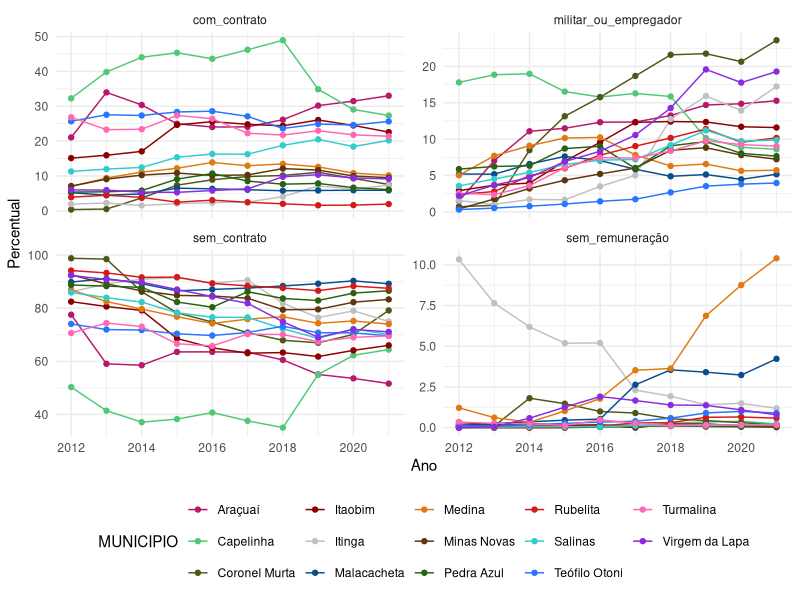
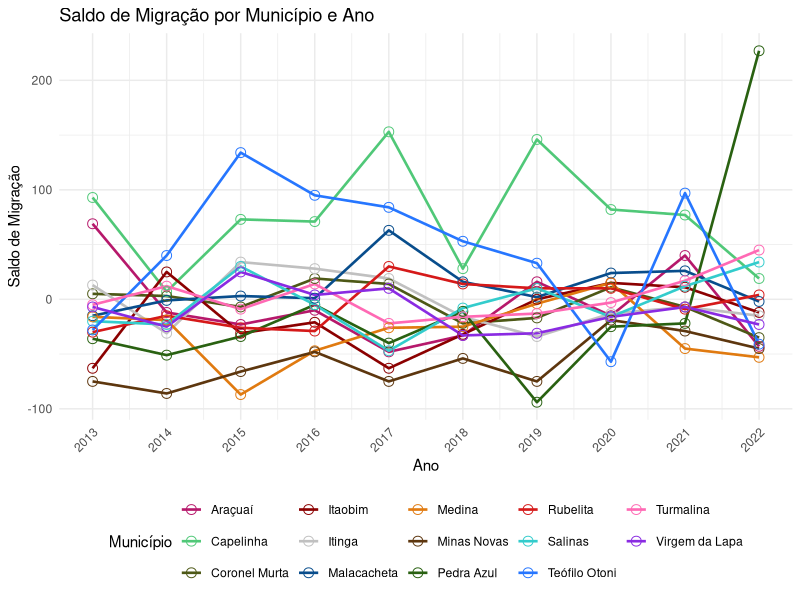
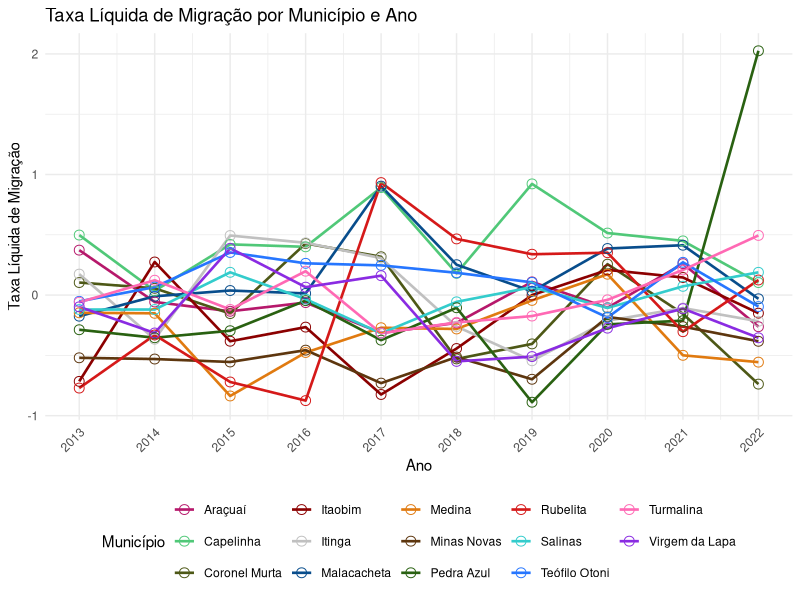

Write the R code that produced these figures, in order.
## ---- chunk 1
knitr::opts_chunk$set(echo = FALSE)
Sys.setlocale("LC_ALL", "en_US.UTF-8")

## ---- chunk 2
# Criar os vetores com os dados
cidades <- c("Araçuaí", "Capelinha", "Coronel Murta", "Itaobim", "Itinga", "Malacacheta", "Medina", "Minas Novas", "Pedra Azul", "Rubelita", "Salinas", "Teófilo Otoni", "Turmalina", "Virgem da Lapa")
censo_2022 <- c(34297, 39626, 8200, 19151, 13745, 17516, 20156, 24405, 24410, 5679, 40178, 137418, 20000, 11804)
percent_pop <- c(68.1, 66.6, 82.3, 61.7, 73.1, 52.7, 67.9, 67.7, 68.9, 78.4, 64.7, 46.9, 63.1, 79.1)
ibge <- c(3103405, 3112307, 3119500, 3133303, 3134004, 3139201, 3141405, 3141801, 3148707, 3156502, 3157005, 3168606, NA, 3171600)

# Criar o dataframe
df <- data.frame(CENSO_2022 = censo_2022, `%_POP_Cad_x_municipio_Censo_2022` = percent_pop, Município = cidades, IBGE = ibge)

# Exibir o dataframe
print(df)

## ---- chunk 3
# Importando os dados
df_analfabetismo <- data.frame(
  IBGE = c(3103405, 3112307, 3119500, 3133303, 3134004, 3139201, 3141405, 3141801, 3148707, 3156502, 3157005, 3168606, 3169703, 3171600),
  MUNICIPIO = c("Araçuaí", "Capelinha", "Coronel Murta", "Itaobim", "Itinga", "Malacacheta", "Medina", "Minas Novas", "Pedra Azul", "Rubelita", "Salinas", "Teófilo Otoni", "Turmalina", "Virgem da Lapa"),
  `2012` = c(5.57, 12.14, 9.61, 11.81, 10.73, 15.83, 9.56, 18.66, 13.14, 15.16, 7.10, 10.84, 5.70, 9.30),
  `2013` = c(5.44, 11.64, 10.10, 11.79, 10.33, 15.85, 9.11, 19.47, 12.69, 14.50, 7.15, 10.48, 5.19, 8.60),
  `2014` = c(14.44, 20.74, 17.91, 20.77, 19.22, 22.02, 15.93, 27.10, 20.25, 21.30, 15.48, 16.13, 10.97, 15.88),
  `2015` = c(4.93, 10.89, 10.35, 10.93, 9.46, 16.18, 7.76, 19.03, 11.71, 11.87, 6.92, 8.57, 3.62, 8.10),
  `2016` = c(4.70, 10.35, 9.58, 10.35, 8.79, 15.79, 7.17, 20.17, 11.38, 10.54, 6.92, 7.96, 3.03, 7.39),
  `2017` = c(4.53, 10.42, 9.53, 10.12, 8.22, 15.91, 6.76, 19.62, 11.51, 10.84, 7.72, 7.99, 3.34, 6.88),
  `2018` = c(4.48, 10.35, 9.77, 10.56, 8.44, 16.09, 6.90, 17.31, 11.95, 10.33, 7.80, 8.47, 4.09, 6.38),
  `2019` = c(4.83, 9.99, 9.55, 10.65, 8.81, 16.20, 7.36, 16.13, 12.37, 10.04, 7.32, 8.71, 4.78, 5.93),
  `2020` = c(5.49, 9.33, 8.94, 10.87, 9.16, 15.50, 7.52, 15.33, 12.66, 10.10, 6.92, 8.70, 5.56, 5.97),
  `2021` = c(5.72, 8.52, 8.54, 10.78, 9.76, 14.77, 7.67, 13.08, 13.09, 10.17, 6.36, 8.06, 5.61, 5.66),
  `2022` = c(5.98, 7.88, 8.29, 11.29, 10.16, 14.37, 7.71, 11.03, 12.85, 11.24, 5.64, 7.18, 5.33, 6.13)
)



## ---- chunk 4
# Criando o dataframe
tx_escolaricao <- data.frame(
  IBGE = c(3103405, 3112307, 3119500, 3133303, 3134004, 3139201, 3141405, 3141801, 3148707, 3156502, 3157005, 3168606, 3169703, 3171600),
  MUNICIPIO = c("Araçuaí", "Capelinha", "Coronel Murta", "Itaobim", "Itinga", "Malacacheta", "Medina", "Minas Novas", "Pedra Azul", "Rubelita", "Salinas", "Teófilo Otoni", "Turmalina", "Virgem da Lapa"),
  `2012` = c(19.82, 15.42, 20.63, 15.29, 14.75, 11.53, 14.87, 9.54, 21.60, 13.85, 16.20, 16.77, 16.37, 24.64),
  `2013` = c(21.24, 17.51, 25.44, 16.79, 15.97, 14.98, 17.13, 10.32, 22.37, 16.15, 18.99, 18.68, 19.32, 25.64),
  `2014` = c(23.51, 19.84, 27.61, 18.52, 17.54, 16.80, 18.60, 12.20, 23.14, 18.33, 21.22, 20.48, 22.90, 28.24),
  `2015` = c(26.35, 22.24, 30.85, 22.94, 20.59, 20.48, 21.88, 13.65, 25.90, 22.19, 23.97, 25.45, 28.28, 30.02),
  `2016` = c(28.46, 24.22, 35.04, 24.01, 23.08, 21.90, 23.31, 14.30, 28.37, 25.38, 25.84, 27.54, 31.32, 32.70),
  `2017` = c(29.98, 24.53, 37.87, 25.66, 26.53, 21.57, 23.92, 19.06, 30.74, 26.76, 28.72, 28.10, 33.66, 36.72),
  `2018` = c(32.46, 26.39, 38.89, 27.46, 29.14, 23.70, 27.31, 25.05, 34.04, 29.91, 31.51, 30.04, 36.21, 38.37),
  `2019` = c(34.58, 29.09, 39.93, 28.38, 29.05, 24.87, 28.43, 26.75, 35.70, 34.43, 33.85, 34.45, 39.45, 39.11),
  `2020` = c(35.19, 30.40, 39.45, 29.43, 28.15, 24.17, 28.71, 27.18, 34.81, 35.33, 34.53, 34.73, 39.38, 38.32),
  `2021` = c(36.02, 32.51, 39.26, 30.87, 29.80, 25.37, 30.40, 29.44, 36.74, 35.84, 37.32, 38.10, 39.87, 40.23),
  `2022` = c(37.26, 35.65, 41.05, 34.32, 30.97, 26.23, 32.54, 32.58, 39.26, 36.02, 39.42, 41.30, 42.14, 40.53)
)

## ---- chunk 5
# Carregando o pacote ggplot2
library(tidyverse)
library(readxl)
pop_idade_ativa <- read_excel("pop_idade_ativa.xlsx")

pop_idade_ativa_long <- pop_idade_ativa %>%
  gather(key = "Tipo_Trabalho", value = "Percentual", sem_contrato, com_contrato, militar_ou_empregador, sem_remuneração)

# Configuração de cores personalizadas
custom_colors <- c("#b6186b", "#50c878", "#4d5816", "#8b0000", "#c0c0c0", 
                   "#084d8c", "#e07a10", "#5d360e", "#296111", "#d51919", 
                   "#33cccc", "#2676ff", "#FF69B4", "#8A2BE2")

# Criando o painel de gráficos
ggplot(pop_idade_ativa_long, aes(x = ano, y = Percentual, group = MUNICIPIO, colour = MUNICIPIO)) +
  scale_color_manual(values = custom_colors)+
  geom_point(size = 1, shape = 21) +
  geom_line() +
  geom_point() +
  theme_minimal() +
  labs(y = "Percentual", x = "Ano") +
  facet_wrap(~Tipo_Trabalho, scales = "free_y") +
  theme(legend.position = "bottom")

## ---- chunk 6
# Carregando os pacotes necessários
library(ggplot2)
library(dplyr)
library(readxl)
saldo_migratorio <- read_excel("saldo_migratorio.xlsx", 
    sheet = "Planilha2")

# Configuração de cores personalizadas para positivo e negativo
custom_colors_pos_neg <- c("positivo" = "#538017", "negativo" = "#802f17")

# Adicionando uma nova coluna para indicar se o saldo migratório é positivo ou negativo
saldo_migratorio <- saldo_migratorio %>%
  mutate(SaldoTipo = ifelse(SM >= 0, "positivo", "negativo"))

## ---- chunk 7
# Carregando os pacotes necessários
library(ggplot2)

# Configuração de cores personalizadas
custom_colors <- c("#b6186b", "#50c878", "#4d5816", "#8b0000", "#c0c0c0", 
                   "#084d8c", "#e07a10", "#5d360e", "#296111", "#d51919", 
                   "#33cccc", "#2676ff", "#FF69B4", "#8A2BE2")

# Definindo os anos manualmente para o eixo x
anos <- c(2012, 2013, 2014, 2015, 2016, 2017, 2018, 2019, 2020, 2021, 2022)

# Criando o gráfico de linhas para a taxa líquida de migração com melhor distinção
 ggplot(saldo_migratorio, aes(x = ano, y = SM, group = Município, colour = Município)) +
  geom_line(size = 0.9) +  # Aumentando a espessura das linhas
  geom_point(size = 3, shape = 21) +  # Adicionando marcadores com bordas
  scale_color_manual(values = custom_colors) +  # Utilizando cores personalizadas
  scale_x_continuous(breaks = anos) +  # Definindo os anos manualmente
  theme_minimal() +
  labs(title = "Saldo de Migração por Município e Ano",
       y = "Saldo de Migração",
       x = "Ano") +
  theme(legend.position = "bottom",
        axis.text.x = element_text(angle = 45, hjust = 1)) 



## ---- chunk 8
# Carregando os pacotes necessários
library(ggplot2)

# Configuração de cores personalizadas
custom_colors <- c("#b6186b", "#50c878", "#4d5816", "#8b0000", "#c0c0c0", 
                   "#084d8c", "#e07a10", "#5d360e", "#296111", "#d51919", 
                   "#33cccc", "#2676ff", "#FF69B4", "#8A2BE2")

# Definindo os anos manualmente para o eixo x
anos <- c(2012, 2013, 2014, 2015, 2016, 2017, 2018, 2019, 2020, 2021, 2022)

# Criando o gráfico de linhas para a taxa líquida de migração com melhor distinção
 ggplot(saldo_migratorio, aes(x = ano, y = TLM, group = Município, colour = Município)) +
  geom_line(size = 0.9) +  # Aumentando a espessura das linhas
  geom_point(size = 3, shape = 21) +  # Adicionando marcadores com bordas
  scale_color_manual(values = custom_colors) +  # Utilizando cores personalizadas
  scale_x_continuous(breaks = anos) +  # Definindo os anos manualmente
  theme_minimal() +
  labs(title = "Taxa Líquida de Migração por Município e Ano",
       y = "Taxa Líquida de Migração",
       x = "Ano") +
  theme(legend.position = "bottom",
        axis.text.x = element_text(angle = 45, hjust = 1)) 
